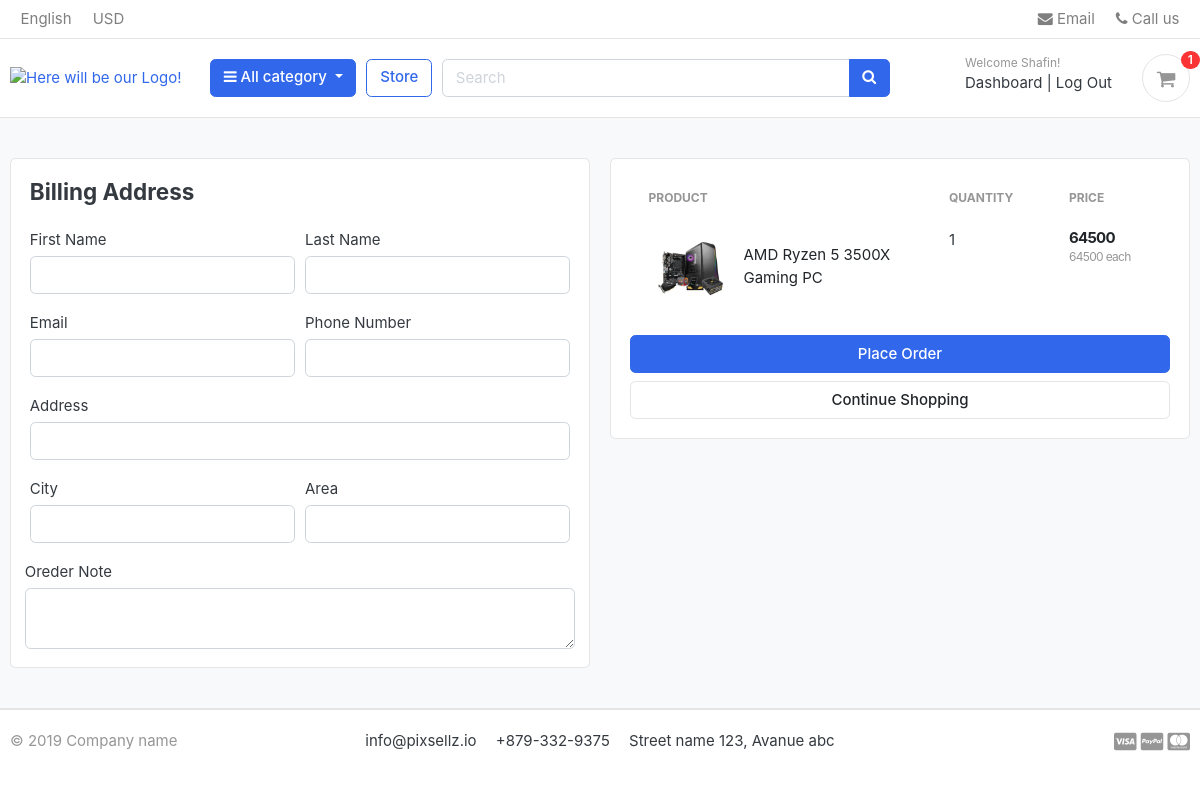
The page /cart/checkout/ (signed in) on the database as committed earlier.
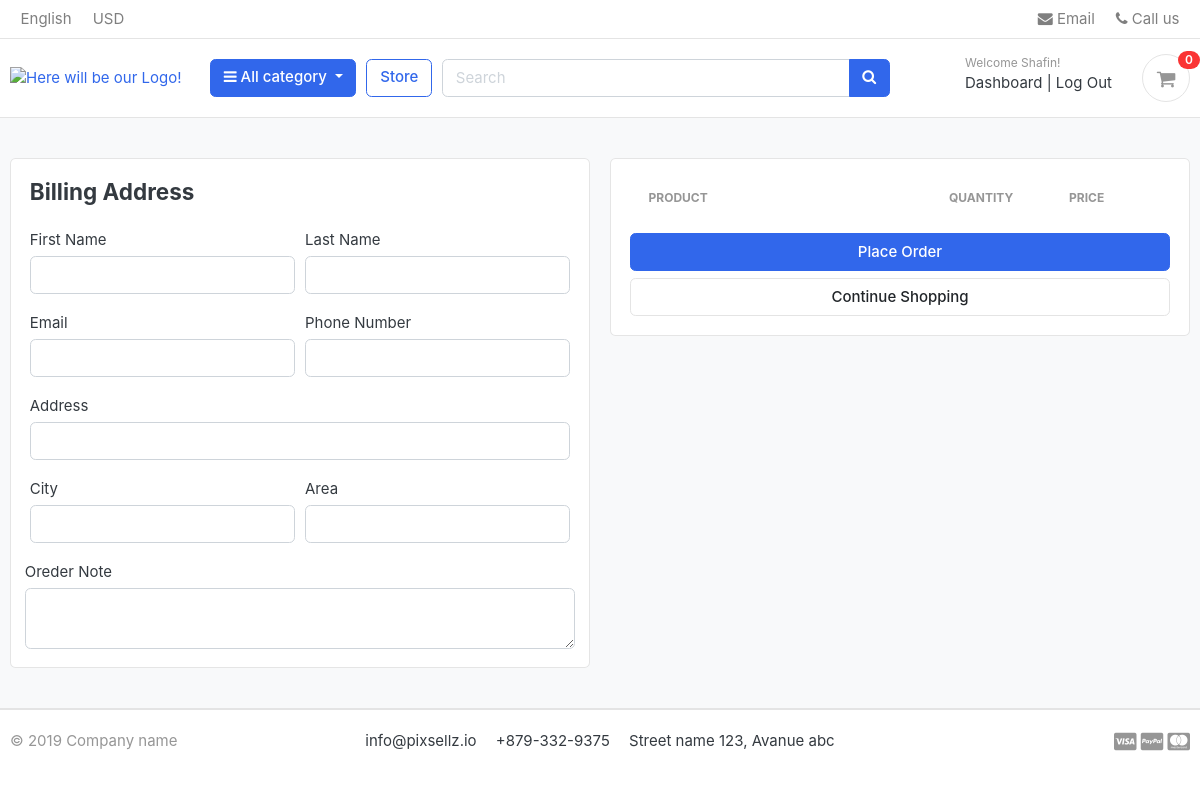
The same page on the database as committed later.
### carts/models.py (models this page shows, shortened)
class CartItem(models.Model):
	user = models.ForeignKey(Account, on_delete=models.CASCADE, null=True)
	product = models.ForeignKey(Product, on_delete=models.CASCADE)
	cart = models.ForeignKey(Cart, on_delete=models.CASCADE, null=True)
	quantity = models.IntegerField()
	is_active = models.BooleanField(default=True)
	def sub_total(self):
		return self.product.price * self.quantity
	class Meta:
		verbose_name = 'Cart items'
		verbose_name_plural = 'Cart Items'

### byteshop/models.py (models this page shows, shortened)
class Product(models.Model):
	product_name = models.CharField(max_length=200, unique=True)
	slug = models.SlugField(max_length=200, unique=True)
	description = models.TextField(max_length=500)
	price = models.IntegerField()
	product_image = models.ImageField(upload_to='product/images')
	stock = models.IntegerField()
	is_available = models.BooleanField(default=True)
	category = models.ForeignKey(Category, on_delete=models.CASCADE)
	created_date = models.DateTimeField(auto_now_add=True)
	modified_date = models.DateTimeField(auto_now=True)
	def get_url(self):
		return reverse('product_detail', args=[self.category.slug, self.slug],)

### carts/views.py (the view)
# urls.py: path('checkout/', views.checkout, name='checkout'),
@login_required(login_url='login')
def checkout(request, total=0, quantity=0, cart_items=None):
	try:
		if request.user.is_authenticated:
			cart_items = CartItem.objects.filter(user=request.user, is_active=True)
		else:
			cart = Cart.objects.get(cart_id=_cart_id(request))
			cart_items = CartItem.objects.filter(cart=cart, is_active=True)
		for cart_item in cart_items:
			total += (cart_item.product.price * cart_item.quantity)
			quantity += cart_item.quantity
	except ObjectDoesNotExist:
		pass
	context = {
		'total': total,
		'quantity': quantity,
		'cart_items': cart_items,
	}
	return render(request, 'byteshop/checkout.html', context)

### carts/context_processor.py (called while the page is built)
def counter(request):
	cart_count = 0
	try:
		cart = Cart.objects.filter(cart_id=_cart_id(request))
		if request.user.is_authenticated:
			cart_items = CartItem.objects.all().filter(user=request.user)
		else:
			cart_items = CartItem.objects.all().filter(cart=cart[:1])
		for cart_item in cart_items:
			cart_count += cart_item.quantity
	except Cart.DoesNotExist:
		cart_count = 0
	return dict(cart_count=cart_count)

### carts/views.py (called while the page is built)
def _cart_id(request):						# private funtion
	cart = request.session.session_key
	if not cart:
		cart = request.session.create()
	return cart

### category/context_processor.py (called while the page is built)
def menu_links(request):
	links = Category.objects.all()
	return dict(links=links)

### category/models.py (called while the page is built)
	def get_url(self):
		return reverse('products_by_category', args=[self.slug])

### templates/byteshop/checkout.html (shortened to what this page needs)
{% extends 'base.html' %}
{% block content %}
<section class="section-content padding-y bg">
	<div class="container">
		<div class="row">
			<aside class="col-lg-6">
				<div class="card">
					<div class="card-body">
						<h4 class="card-title mb-4">Billing Address</h4>
						<form action="{% url 'place_order' %}" method="POST">
							<div class="form-row">
								<div class="col form-group">
									<label for="">First Name</label>
									<input type="text" name="first_name" class="form-control" require>
								</div>
								<div class="col form-group">
									<label for="">Last Name</label>
									<input type="text" name="last_name" class="form-control" required>
								</div>
							</div>
							<div class="form-row">
								<div class="col form-group">
									<label for="">Email</label>
									<input type="type" name="email" class="form-control" required>
								</div>
								<div class="col form-group">
									<label for="">Phone Number</label>
									<input type="text" name="phone_number" class="form-control" required>
								</div>
							</div>
							<div class="form-row">
								<div class="col form-group">
									<label for="">Address</label>
									<input type="text" name="address" class="form-control" required>
								</div>
							</div>
							<div class="form-row">
								<div class="col form-group">
									<label for="">City</label>
									<input type="text" name="city" class="form-control" required>
								</div>
								<div class="col form-group">
									<label for="">Area</label>
									<input type="text" name="area" class="form-control">
								</div>
							</div>
							<div class="form-row">
								<label for="">Oreder Note</label>
								<textarea class="form-control" name="order_note" rows="2"></textarea>
							</div>
					</div>
				</div>
			</aside>
			<aside class="col-lg-6">
				<div class="card">
					<div class="card-body">
						<table class="table table-borderless table-shopping-cart">
							<thead class="text-muted">
								<tr class="small text-uppercase">
									<th scope="col">Product</th>
									<th scope="col" width="120">Quantity</th>
									<th scope="col" width="120">Price</th>
								</tr>
							</thead>
							<tbody>
								{% for cart_item in cart_items %}
								<tr>
									<td>
										<figure class="itemside align-items-center">
											<div class="aside"><img src="{{ cart_item.product.product_image.url }}" class="img-sm"></div>
											<figcaption class="info">
												<a href="{{ cart_item.product.get_url }}" class="title text-dark">{{ cart_item.product.product_name }}</a>
											</figcaption>
										</figure>
									</td>
									<td>
										<label>{{ cart_item.quantity }}</label>
									</td>
									<td>
										<div class="price-wrap">
											<var class="price">{{ cart_item.sub_total }}</var>
											<small class="text-muted">{{ cart_item.product.price }} each</small>
										</div>
									</td>
								</tr>
								{% endfor %}
							</tbody>
						</table>
            <button class="btn btn-primary btn-block" type="submit" name="submit">Place Order</button>
						<a href="{% url 'store' %}" class="btn btn-light btn-block">Continue Shopping</a>
					</div>
				</div>
			</aside>
		</div>
	</div>
</section>
{% endblock %}

### templates/includes/navbar.html (shortened to what this page needs)
{% load static %}
<header class="section-header">
   <nav class="navbar p-md-0 navbar-expand-sm navbar-light border-bottom">
      <div class="container">
         <div class="collapse navbar-collapse" id="navbarTop4">
            <ul class="navbar-nav mr-auto">
               <li class="nav-item dropdown">
                  <a href="#" class="nav-link">   English </a>
               </li>
               <li class="nav-item dropdown">
                  <a href="#" class="nav-link"> USD </a>
               </li>
            </ul>
            <ul class="navbar-nav">
               <li><a href="#" class="nav-link"> <i class="fa fa-envelope"></i> Email </a></li>
               <li><a href="#" class="nav-link"> <i class="fa fa-phone"></i> Call us </a></li>
            </ul>
         </div>
      </div>
   </nav>
   <section class="header-main border-bottom">
      <div class="container">
         <div class="row align-items-center">
            <div class="col-lg-2 col-md-3 col-6">
               <a href="{% url 'home' %}" class="brand-wrap">
               <img class="logo" src="{% static './images/logos.png' %}" alt="Here will be our Logo!">
               </a>
            </div>
            <div class="col-lg col-sm col-md col-6 flex-grow-0">
               <div class="category-wrap dropdown d-inline-block float-right">
                  <button type="button" class="btn btn-primary dropdown-toggle" data-toggle="dropdown">
                  <i class="fa fa-bars"></i> All category
                  </button>
               </div>
            </div>
            <a href="{% url 'store' %}" class="btn btn-outline-primary">Store</a>
            <div class="col-lg  col-md-6 col-sm-12 col">
               <form action="{% url 'search' %}" class="search" method="GET">
                  <div class="input-group w-100">
                     <input type="text" id="tags" class="form-control" style="width:60%;" placeholder="Search" name="keyword">
                     <div class="input-group-append">
                        <button class="btn btn-primary" type="submit">
                        <i class="fa fa-search"></i>
                        </button>
                     </div>
                  </div>
               </form>
            </div>
            <div class="col-lg-3 col-sm-6 col-8 order-2 order-lg-3">
               <div class="d-flex justify-content-end mb-3 mb-lg-0">
                  {% if user.id is None %}
                  <div class="widget-header">
                     <small class="title text-muted">Welcome guest!</small>
                     <div>
                        <a href="{% url 'register' %}">Register</a> <span class="dark-transp"> | </span>
                        <a href="{% url 'login' %}"> Sign in</a>
                     </div>
                  </div>
                  {% else %}
                  <div class="widget-header">
                     <small class="title text-muted">Welcome {{ user.first_name }}!</small>
                     <div>
                        <a href="{% url 'dashboard' %}">Dashboard</a> <span class="dark-transp"> | </span>
                        <a href="{% url 'logout' %}">Log Out</a>
                     </div>
                  </div>
                  {% endif %}
                  <a href="{% url 'cart' %}" class="widget-header pl-3 ml-3">
                     <div class="icon icon-sm rounded-circle border"><i class="fa fa-shopping-cart"></i></div>
                     <span class="badge badge-pill badge-danger notify">{{ cart_count }}</span>
                  </a>
               </div>
            </div>
         </div>
      </div>
   </section>
</header>

Rows that differ between the two databases and show on the page:
removed CartItem: product.product_image (picture), product.product_name "AMD Ryzen 5 3500X Gaming PC", quantity "1", sub_total "64500", product.price "64500"
Other text that changed with them:
{{ cart_count }}: "1" → "0"
